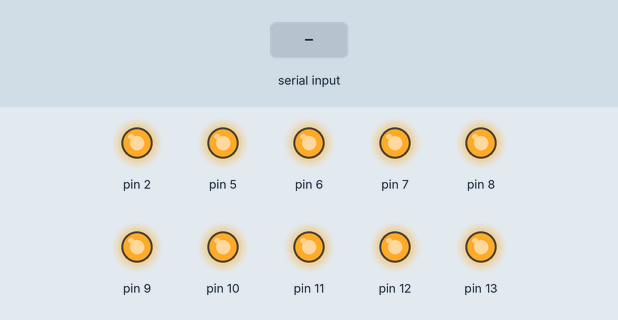
A sketch run on a simulated Arduino Uno, built with avr-gcc and run on an emulated ATmega328P. Shown: output pins drawn as LEDs (lit = HIGH). The inputs (shaded band) are chosen by the test bench. Pins used as bus, display or sensor lines are not drawn; what the sketch prints to the serial monitor is not drawn.

Above: at 1.2 s.
1.3 s: "A" received over the second serial link
At 2.5 s:
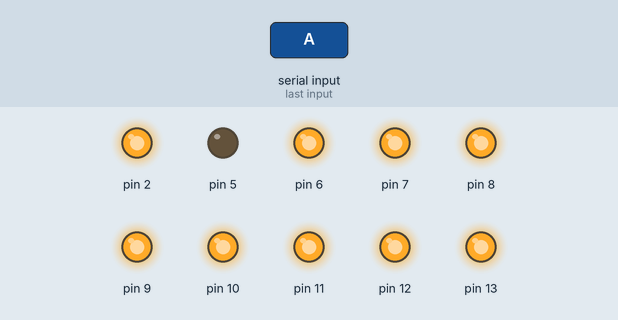
2.8 s: "C" received over the second serial link
At 3.8 s:
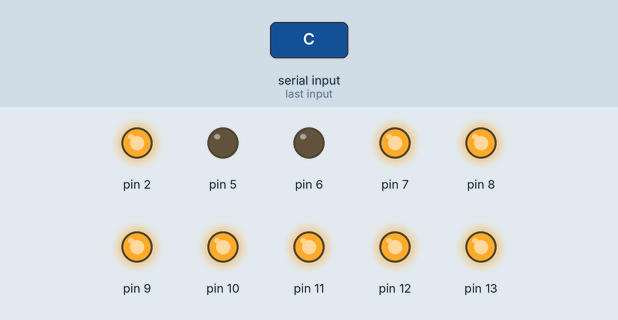
4.3 s: "B" received over the second serial link
At 4.9 s:
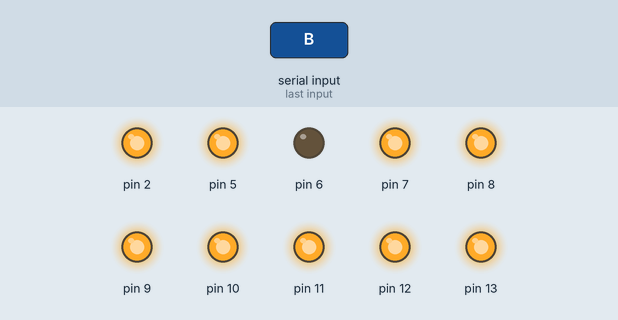
5.8 s: "G" received over the second serial link
At 6.1 s:
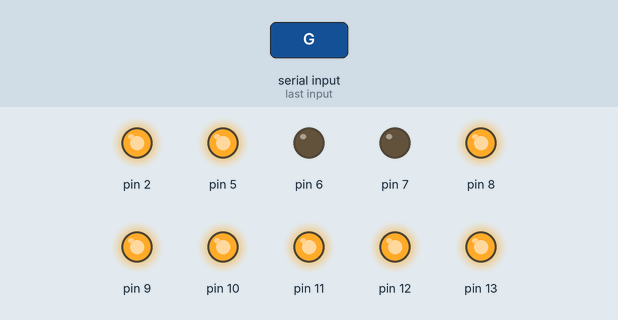
7.3 s: "D" received over the second serial link
At 8.4 s:
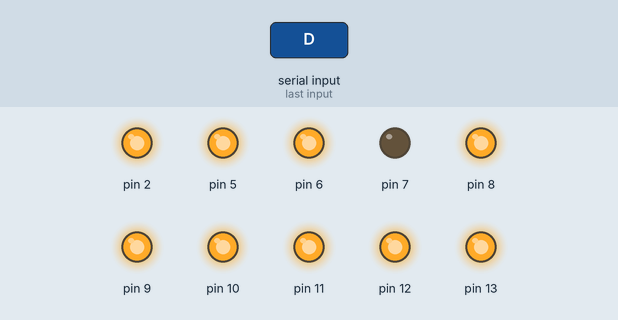
8.8 s: "E" received over the second serial link
At 9.6 s:
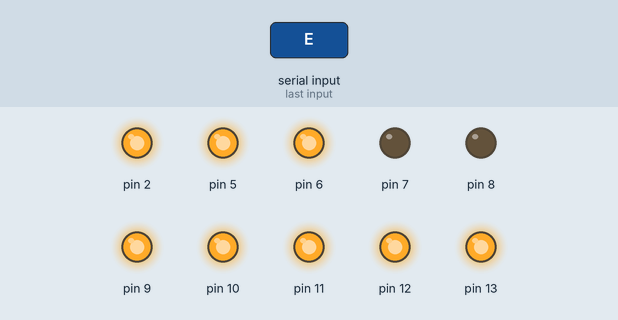
Timing chart, 0 to 11.3 s (numbered marks = the images above; inputs shaded):
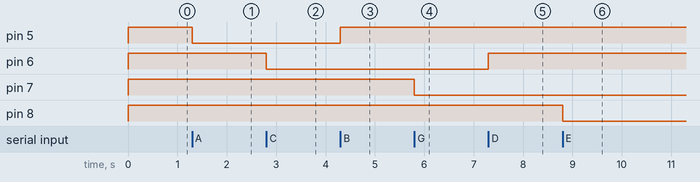

The sketch:

sketch_may18a.ino
```cpp
#include<SoftwareSerial.h>
SoftwareSerial abc(3,4);
char motion;
void setup() {
  pinMode(0, OUTPUT);
  pinMode(2, OUTPUT);
  pinMode(5, OUTPUT);
  pinMode(6, OUTPUT);
  pinMode(7, OUTPUT);
  pinMode(8, OUTPUT);
  pinMode(9, OUTPUT);
  pinMode(10, OUTPUT);
  pinMode(11, OUTPUT);
  pinMode(12, OUTPUT);
  pinMode(13, OUTPUT);
   digitalWrite(0, HIGH);
   digitalWrite(2, HIGH);
   digitalWrite(5, HIGH);
   digitalWrite(6, HIGH);
   digitalWrite(7, HIGH);
   digitalWrite(8, HIGH);
   digitalWrite(9, HIGH);
   digitalWrite(10, HIGH);
   digitalWrite(11, HIGH);
   digitalWrite(12, HIGH);
   digitalWrite(13, HIGH);

  Serial.begin(9600);
  abc.begin(9600);
  motion=0;
  Serial.println(motion);
  Serial.println("motion");
}
void loop() {
  if (abc.available() > 0)
  {
     motion = abc.read();
          if (motion == 'A')
          {
            digitalWrite(5, LOW);
            Serial.println(motion);
          }
          else if (motion == 'B')
          {
            digitalWrite(5, HIGH);
            Serial.println(motion);
          }
          else if (motion == 'C')
          {
            digitalWrite(6, LOW);
            Serial.println(motion);
          }

          else if (motion == 'D')
          {
            digitalWrite(6, HIGH);
            Serial.println(motion);
          }

          else if (motion == 'G')
          {
            digitalWrite(7, LOW);
            Serial.println(motion);
          }

           else if (motion == 'H')
          {
            digitalWrite(7, HIGH);
            Serial.println(motion);
          }

          else if (motion == 'E')
          {
            digitalWrite(8, LOW);
            Serial.println(motion);
          }

          else if (motion == 'F')
          {
            digitalWrite(8, HIGH);
            Serial.println(motion);
          }

          else if (motion == 'I')
          {
            digitalWrite(9, LOW);
            Serial.println(motion);
          }

          else if (motion == 'J')
          {
            digitalWrite(9, HIGH);
            Serial.println(motion);
          }

          else if (motion == 'K')
          {
            digitalWrite(10, LOW);
            Serial.println(motion);
          }

          else if (motion == 'L')
          {
            digitalWrite(10, HIGH);
            Serial.println(motion);
          }

          else if (motion == 'M')
          {
            digitalWrite(11, LOW);
            Serial.println(motion);
          }
          else if (motion == 'N')
          {
            digitalWrite(11, HIGH);
            Serial.println(motion);
          }
          else if (motion == 'O')
          {
            digitalWrite(12, LOW);
            Serial.println(motion);
          }
          else if (motion == 'P')
          {
            digitalWrite(12, HIGH);
            Serial.println(motion);
          }
          else if (motion == 'S')
          {
            digitalWrite(13, LOW);
            Serial.println(motion);
          }
          else if (motion == 'T')
          {
            digitalWrite(13, HIGH);
            Serial.println(motion);
          }
          else if (motion == 'U')
          {
            digitalWrite(2, LOW);
            Serial.println(motion);
          }
          else if (motion == 'V')
          {
            digitalWrite(2, HIGH);
            Serial.println(motion);
          }
         /* else if (motion == 'Q')
          {
           digitalWrite(2, LOW);
            Serial.println(motion);
          }
          else if (motion == 'R')
          {
            digitalWrite(2, HIGH);
            Serial.println(motion);
          }
          else if (motion == 'W')
          {
           digitalWrite(2, LOW);
            Serial.println(motion);
          }
          else if (motion == 'X')
          {
            digitalWrite(2, HIGH);
            Serial.println(motion);
      }*/
  }}
```

Measured:
- after the input at 1.3 s, pin 5: HIGH → LOW at once
- after the input at 2.8 s, pin 6: HIGH → LOW at once
- after the input at 4.3 s, pin 5: LOW → HIGH at once
- after the input at 5.8 s, pin 7: HIGH → LOW at once
- after the input at 7.3 s, pin 6: LOW → HIGH at once
- after the input at 8.8 s, pin 8: HIGH → LOW at once
